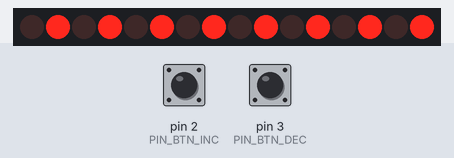
This sketch was run on a simulated Arduino Uno, built with avr-gcc and run on an emulated ATmega328P. On the bench: 16 shift-register outputs drawn as a row of LEDs (first output left, lit = HIGH). Wiring (inferred from the names in the program): 2 × shift register (74HC595): data pin 10; shift clock pin 12; latch pin 11. Wiring (inferred from the signals the program sends): row of LEDs: on Q0, Q1, Q2, Q3, Q4, Q5, Q6, Q7, Q8, Q9, Q10, Q11, Q12, Q13, Q14, Q15. The test bench sets the inputs (shaded band); at power-on: pin 2 (PIN_BTN_INC) HIGH, pin 3 (PIN_BTN_DEC) HIGH.

Above: at 6.4 s.
7.9 s: pin 2 (PIN_BTN_INC) pulled LOW for 0.15 s
At 8.9 s:
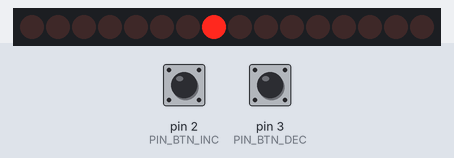
9.5 s: pin 2 (PIN_BTN_INC) pulled LOW for 1 s
At 11.2 s:
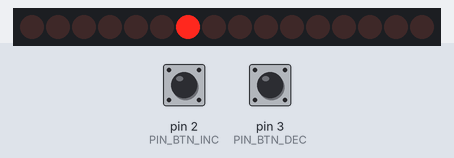
12.0 s: pin 2 (PIN_BTN_INC) pulled LOW for 0.15 s
At 13.2 s:
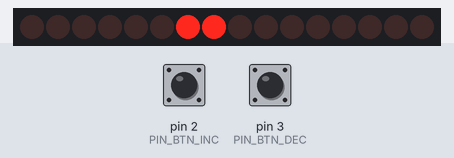
13.6 s: pin 2 (PIN_BTN_INC) pulled LOW for 3.2 s
At 17.3 s:
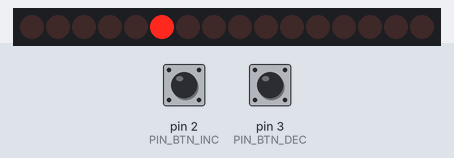
18.3 s: pin 2 (PIN_BTN_INC) pulled LOW for 0.15 s
At 19.0 s:
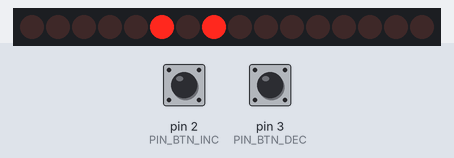
19.9 s: pin 2 (PIN_BTN_INC) pulled LOW for 1 s
At 21.6 s:
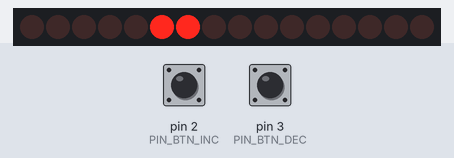
Timing chart, 0 to 23.1 s (numbered marks = the images above; inputs shaded):
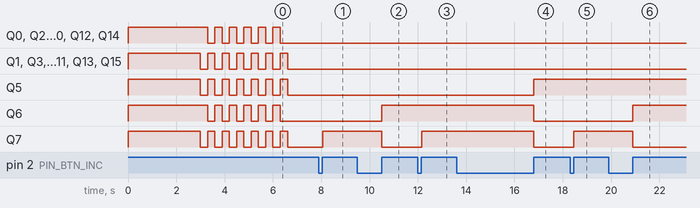

The sketch:

sketch.ino
```cpp
const short PIN_LATCH = 11;
const short PIN_CLOCK = 12;
const short PIN_DATA = 10;

const short PIN_BTN_INC = 2;
const short PIN_BTN_DEC = 3;

const short SHIFTREGS = 2;

unsigned int counter = 0;
unsigned int counterOld = 0;
bool incWasDown = false;
bool decWasDown = false;

// binary counter
// increments when a button is pressed; current limit: 2^16-1 (but increases by 2^8 with additional shift registers)

void setup() {
	pinMode(PIN_LATCH, OUTPUT);
	pinMode(PIN_CLOCK, OUTPUT);
	pinMode(PIN_DATA, OUTPUT);

	pinMode(PIN_BTN_INC, INPUT);
	digitalWrite(PIN_BTN_INC, HIGH);
	pinMode(PIN_BTN_DEC, INPUT);
	digitalWrite(PIN_BTN_DEC, HIGH);

	digitalWrite(PIN_LATCH, LOW);
	for (int i = 0; i < 2; i++) shiftOut(PIN_DATA, PIN_CLOCK, LSBFIRST, 255);
	digitalWrite(PIN_LATCH, HIGH);

	delay(3000);
	for (int i = 0; i < 6; i++) {
		digitalWrite(PIN_LATCH, LOW);
		shiftOut(PIN_DATA, PIN_CLOCK, LSBFIRST, 0xAA);
		shiftOut(PIN_DATA, PIN_CLOCK, LSBFIRST, 0xAA);
		digitalWrite(PIN_LATCH, HIGH);
		delay(300);
		digitalWrite(PIN_LATCH, LOW);
		shiftOut(PIN_DATA, PIN_CLOCK, LSBFIRST, 0x55);
		shiftOut(PIN_DATA, PIN_CLOCK, LSBFIRST, 0x55);
		digitalWrite(PIN_LATCH, HIGH);
		delay(300);
	}
	digitalWrite(PIN_LATCH, LOW);
	shiftOut(PIN_DATA, PIN_CLOCK, LSBFIRST, 0x00);
	shiftOut(PIN_DATA, PIN_CLOCK, LSBFIRST, 0x00);
	digitalWrite(PIN_LATCH, HIGH);
}

void loop() {
	if (digitalRead(PIN_BTN_INC) == LOW) {
		incWasDown = true;
	}
	else if (digitalRead(PIN_BTN_INC) == HIGH && incWasDown) {
		counter++;
		incWasDown = false;
	}
	if (digitalRead(PIN_BTN_DEC) == LOW) {
		decWasDown = true;
	}
	else if (digitalRead(PIN_BTN_DEC) == HIGH && decWasDown) {
		counter--;
		decWasDown = false;
	}
	if (counter != counterOld) {
		digitalWrite(PIN_LATCH, LOW);
		for (int i=SHIFTREGS-1; i>=0; i--) {
			shiftOut(PIN_DATA, PIN_CLOCK, LSBFIRST, counter >> (8*i));
		}
		digitalWrite(PIN_LATCH, HIGH);
		counterOld = counter;
	}
	delay(10);
}
```

Measured:
- after the input at 7.9 s, Q7: LOW → HIGH after 0.16 s
- after the input at 9.5 s, Q6: LOW → HIGH after 1.0 s; Q7: HIGH → LOW after 1.0 s
- after the input at 12.0 s, Q7: LOW → HIGH after 0.16 s
- after the input at 13.6 s, Q5: LOW → HIGH after 3.2 s; Q6, Q7: HIGH → LOW after 3.2 s
- after the input at 18.3 s, Q7: LOW → HIGH after 0.15 s
- after the input at 19.9 s, Q6: LOW → HIGH after 1.0 s; Q7: HIGH → LOW after 1.0 s
